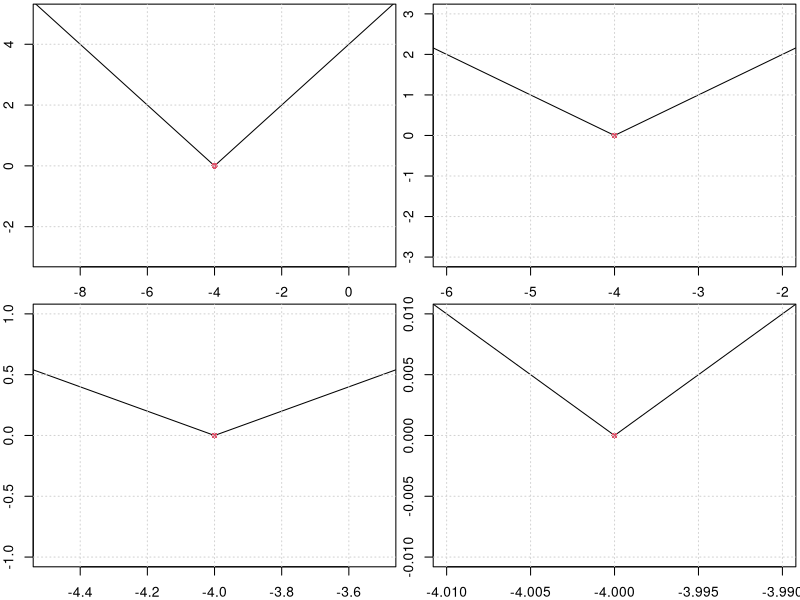
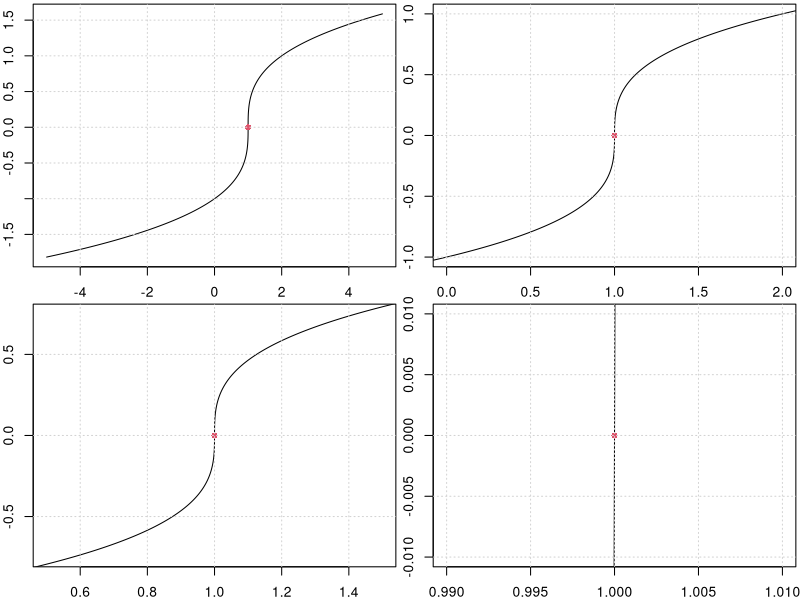

Recreate these plots in R, in order.
###example 1###
x <- seq(-10,2,1e-3)
par(mfrow=c(2,2),mar=c(2,2,0.25,0.25))
plot(x,abs(x+4),type='l',xlim=c(-9,1),ylim=c(-3,5))
points(-4,0,pch=16,col=2)
grid()
plot(x,abs(x+4),type='l',xlim=c(-6,-2),ylim=c(-3,3))
points(-4,0,pch=16,col=2)
grid()
plot(x,abs(x+4),type='l',xlim=c(-4.5,-3.5),ylim=c(-1,1))
points(-4,0,pch=16,col=2)
grid()
plot(x,abs(x+4),type='l',xlim=c(-4.01,-3.99),ylim=c(-0.01,0.01))
points(-4,0,pch=16,col=2)
grid()


###example 2###
f3 <- function(x){sign(x-1)*(abs(x-1))^(1/3)}
x3 <- seq(-5,5,1e-4)
y3 <- f3(x3)

par(mfrow=c(2,2),mar=c(2,2,0.25,0.25))
plot(x3,y3,type='l',xlim=c(-5,5))
points(1,f3(1),pch=16,col=2)
grid()
plot(x3,y3,type='l',xlim=c(0,2),ylim=c(-1,1))
points(1,f3(1),pch=16,col=2)
grid()
plot(x3,y3,type='l',xlim=c(0.5,1.5),ylim=c(-0.75,0.75))
points(1,f3(1),pch=16,col=2)
grid()
plot(x3,y3,type='l',xlim=c(0.99,1.01),ylim=c(-0.01,0.01))
points(1,f3(1),pch=16,col=2)
grid()